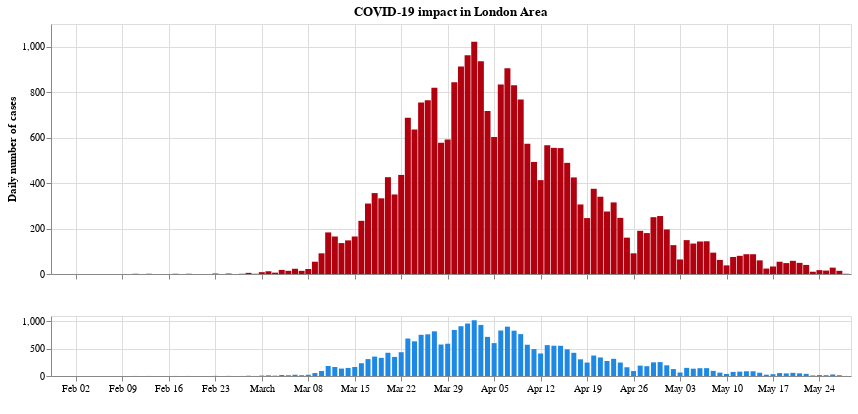

Notebook code cell kept with this figure:
### Code cell
brush = alt.selection(type="interval", encodings=["x"])

highlight = alt.selection(type="single", on="mouseover", fields=["date"], nearest=True)

base = (
    alt.Chart(df_london)
    .mark_bar(color="#1e88e5")
    .encode(alt.X("date:T"), alt.Y("new_cases:Q"))
    .properties(width=800, height=250)
)

upper = (
    base.encode(
        alt.X(
            "date:T",
            scale=alt.Scale(domain=brush),
            axis=alt.Axis(labels=False, title=" "),
        ),
        alt.Y("new_cases:Q", axis=alt.Axis(title="Daily number of cases")),
        color=alt.condition(~highlight, alt.value("#1e88e5"), alt.value("#b1010f")),
        size=alt.condition(~highlight, alt.value(3), alt.value(6)),
        tooltip=[
            alt.Tooltip("area_name:N", title="Area Name"),
            alt.Tooltip("date:T", title="Date"),
            alt.Tooltip("new_cases:Q", title="Daily new cases"),
            alt.Tooltip("total_cases:Q", title="Total cases"),
        ],
    )
    .properties(title="COVID-19 impact in London Area")
    .add_selection(highlight)
)

lower = (
    base.encode(
        alt.X("date:T", axis=alt.Axis(title=" ")),
        alt.Y("new_cases:Q", axis=alt.Axis(title=" ")),
        color=alt.condition(brush, alt.value("#1e88e5"), alt.value("lightgray")),
    )
    .properties(height=60)
    .add_selection(brush)
)

upper & lower

### Figure 1 — Vega-Lite specification as saved in the notebook (floating-point values rounded to 4 significant figures)
{"config": {"view": {"continuousWidth": 400, "continuousHeight": 300}}, "vconcat": [{"mark": {"type": "bar", "color": "#1e88e5"}, "encoding": {"color": {"condition": {"value": "#1e88e5", "selection": {"not": "selector002"}}, "value": "#b1010f"}, "size": {"condition": {"value": 3, "selection": {"not": "selector002"}}, "value": 6}, "tooltip": [{"type": "nominal", "field": "area_name", "title": "Area Name"}, {"type": "temporal", "field": "date", "title": "Date"}, {"type": "quantitative", "field": "new_cases", "title": "Daily new cases"}, {"type": "quantitative", "field": "total_cases", "title": "Total cases"}], "x": {"type": "temporal", "axis": {"labels": false, "title": " "}, "field": "date", "scale": {"domain": {"selection": "selector001"}}}, "y": {"type": "quantitative", "axis": {"title": "Daily number of cases"}, "field": "new_cases"}}, "height": 250, "selection": {"selector002": {"type": "single", "on": "mouseover", "fields": ["date"], "nearest": true}}, "title": "COVID-19 impact in London Area", "width": 800}, {"mark": {"type": "bar", "color": "#1e88e5"}, "encoding": {"color": {"condition": {"value": "#1e88e5", "selection": "selector001"}, "value": "lightgray"}, "x": {"type": "temporal", "axis": {"title": " "}, "field": "date"}, "y": {"type": "quantitative", "axis": {"title": " "}, "field": "new_cases"}}, "height": 60, "selection": {"selector001": {"type": "interval", "encodings": ["x"]}}, "width": 800}], "data": {"name": "data-5a487dcb07092a17a4c462339895b844"}, "$schema": "https://vega.github.io/schema/vega-lite/v4.8.1.json", "datasets": {"data-5a487dcb07092a17a4c462339895b844": [{"date": "2020-01-30T00:00:00", "area_name": "London", "new_cases": 0, "total_cases": 0}, {"date": "2020-01-31T00:00:00", "area_name": "London", "new_cases": 0, "total_cases": 0}, {"date": "2020-02-01T00:00:00", "area_name": "London", "new_cases": 0, "total_cases": 0}, {"date": "2020-02-02T00:00:00", "area_name": "London", "new_cases": 0, "total_cases": 0}, {"date": "2020-02-03T00:00:00", "area_name": "London", "new_cases": 0, "total_cases": 0}, {"date": "2020-02-04T00:00:00", "area_name": "London", "new_cases": 0, "total_cases": 0}, {"date": "2020-02-05T00:00:00", "area_name": "London", "new_cases": 0, "total_cases": 0}, {"date": "2020-02-06T00:00:00", "area_name": "London", "new_cases": 0, "total_cases": 0}, {"date": "2020-02-07T00:00:00", "area_name": "London", "new_cases": 0, "total_cases": 0}, {"date": "2020-02-08T00:00:00", "area_name": "London", "new_cases": 0, "total_cases": 0}, {"date": "2020-02-09T00:00:00", "area_name": "London", "new_cases": 0, "total_cases": 0}, {"date": "2020-02-10T00:00:00", "area_name": "London", "new_cases": 0, "total_cases": 0}, {"date": "2020-02-11T00:00:00", "area_name": "London", "new_cases": 1, "total_cases": 1}, {"date": "2020-02-12T00:00:00", "area_name": "London", "new_cases": 0, "total_cases": 1}, {"date": "2020-02-13T00:00:00", "area_name": "London", "new_cases": 1, "total_cases": 2}, {"date": "2020-02-14T00:00:00", "area_name": "London", "new_cases": 0, "total_cases": 2}, {"date": "2020-02-15T00:00:00", "area_name": "London", "new_cases": 0, "total_cases": 2}, {"date": "2020-02-16T00:00:00", "area_name": "London", "new_cases": 0, "total_cases": 2}, {"date": "2020-02-17T00:00:00", "area_name": "London", "new_cases": 1, "total_cases": 3}, {"date": "2020-02-18T00:00:00", "area_name": "London", "new_cases": 0, "total_cases": 3}, {"date": "2020-02-19T00:00:00", "area_name": "London", "new_cases": 1, "total_cases": 4}, {"date": "2020-02-20T00:00:00", "area_name": "London", "new_cases": 0, "total_cases": 4}, {"date": "2020-02-21T00:00:00", "area_name": "London", "new_cases": 0, "total_cases": 4}, {"date": "2020-02-22T00:00:00", "area_name": "London", "new_cases": 0, "total_cases": 4}, {"date": "2020-02-23T00:00:00", "area_name": "London", "new_cases": 2, "total_cases": 6}, {"date": "2020-02-24T00:00:00", "area_name": "London", "new_cases": 0, "total_cases": 6}, {"date": "2020-02-25T00:00:00", "area_name": "London", "new_cases": 2, "total_cases": 8}, {"date": "2020-02-26T00:00:00", "area_name": "London", "new_cases": 0, "total_cases": 8}, {"date": "2020-02-27T00:00:00", "area_name": "London", "new_cases": 1, "total_cases": 9}, {"date": "2020-02-28T00:00:00", "area_name": "London", "new_cases": 5, "total_cases": 14}, {"date": "2020-02-29T00:00:00", "area_name": "London", "new_cases": 1, "total_cases": 15}, {"date": "2020-03-01T00:00:00", "area_name": "London", "new_cases": 8, "total_cases": 23}, {"date": "2020-03-02T00:00:00", "area_name": "London", "new_cases": 12, "total_cases": 35}, {"date": "2020-03-03T00:00:00", "area_name": "London", "new_cases": 6, "total_cases": 41}, {"date": "2020-03-04T00:00:00", "area_name": "London", "new_cases": 18, "total_cases": 59}, {"date": "2020-03-05T00:00:00", "area_name": "London", "new_cases": 14, "total_cases": 73}, {"date": "2020-03-06T00:00:00", "area_name": "London", "new_cases": 23, "total_cases": 96}, {"date": "2020-03-07T00:00:00", "area_name": "London", "new_cases": 14, "total_cases": 110}, {"date": "2020-03-08T00:00:00", "area_name": "London", "new_cases": 22, "total_cases": 132}, {"date": "2020-03-09T00:00:00", "area_name": "London", "new_cases": 54, "total_cases": 186}, {"date": "2020-03-10T00:00:00", "area_name": "London", "new_cases": 91, "total_cases": 277}, {"date": "2020-03-11T00:00:00", "area_name": "London", "new_cases": 183, "total_cases": 460}, {"date": "2020-03-12T00:00:00", "area_name": "London", "new_cases": 165, "total_cases": 625}, {"date": "2020-03-13T00:00:00", "area_name": "London", "new_cases": 136, "total_cases": 761}, {"date": "2020-03-14T00:00:00", "area_name": "London", "new_cases": 148, "total_cases": 909}, {"date": "2020-03-15T00:00:00", "area_name": "London", "new_cases": 165, "total_cases": 1074}, {"date": "2020-03-16T00:00:00", "area_name": "London", "new_cases": 234, "total_cases": 1308}, {"date": "2020-03-17T00:00:00", "area_name": "London", "new_cases": 310, "total_cases": 1618}, {"date": "2020-03-18T00:00:00", "area_name": "London", "new_cases": 356, "total_cases": 1974}, {"date": "2020-03-19T00:00:00", "area_name": "London", "new_cases": 333, "total_cases": 2307}, {"date": "2020-03-20T00:00:00", "area_name": "London", "new_cases": 426, "total_cases": 2733}, {"date": "2020-03-21T00:00:00", "area_name": "London", "new_cases": 350, "total_cases": 3083}, {"date": "2020-03-22T00:00:00", "area_name": "London", "new_cases": 436, "total_cases": 3519}, {"date": "2020-03-23T00:00:00", "area_name": "London", "new_cases": 687, "total_cases": 4206}, {"date": "2020-03-24T00:00:00", "area_name": "London", "new_cases": 636, "total_cases": 4842}, {"date": "2020-03-25T00:00:00", "area_name": "London", "new_cases": 755, "total_cases": 5597}, {"date": "2020-03-26T00:00:00", "area_name": "London", "new_cases": 764, "total_cases": 6361}, {"date": "2020-03-27T00:00:00", "area_name": "London", "new_cases": 819, "total_cases": 7180}, {"date": "2020-03-28T00:00:00", "area_name": "London", "new_cases": 577, "total_cases": 7757}, {"date": "2020-03-29T00:00:00", "area_name": "London", "new_cases": 592, "total_cases": 8349}, {"date": "2020-03-30T00:00:00", "area_name": "London", "new_cases": 844, "total_cases": 9193}, {"date": "2020-03-31T00:00:00", "area_name": "London", "new_cases": 913, "total_cases": 10106}, {"date": "2020-04-01T00:00:00", "area_name": "London", "new_cases": 962, "total_cases": 11068}, {"date": "2020-04-02T00:00:00", "area_name": "London", "new_cases": 1022, "total_cases": 12090}, {"date": "2020-04-03T00:00:00", "area_name": "London", "new_cases": 936, "total_cases": 13026}, {"date": "2020-04-04T00:00:00", "area_name": "London", "new_cases": 717, "total_cases": 13743}, {"date": "2020-04-05T00:00:00", "area_name": "London", "new_cases": 603, "total_cases": 14346}, {"date": "2020-04-06T00:00:00", "area_name": "London", "new_cases": 834, "total_cases": 15180}, {"date": "2020-04-07T00:00:00", "area_name": "London", "new_cases": 905, "total_cases": 16085}, {"date": "2020-04-08T00:00:00", "area_name": "London", "new_cases": 831, "total_cases": 16916}, {"date": "2020-04-09T00:00:00", "area_name": "London", "new_cases": 768, "total_cases": 17684}, {"date": "2020-04-10T00:00:00", "area_name": "London", "new_cases": 573, "total_cases": 18257}, {"date": "2020-04-11T00:00:00", "area_name": "London", "new_cases": 493, "total_cases": 18750}, {"date": "2020-04-12T00:00:00", "area_name": "London", "new_cases": 413, "total_cases": 19163}, {"date": "2020-04-13T00:00:00", "area_name": "London", "new_cases": 566, "total_cases": 19729}, {"date": "2020-04-14T00:00:00", "area_name": "London", "new_cases": 555, "total_cases": 20284}, {"date": "2020-04-15T00:00:00", "area_name": "London", "new_cases": 554, "total_cases": 20838}, {"date": "2020-04-16T00:00:00", "area_name": "London", "new_cases": 489, "total_cases": 21327}, {"date": "2020-04-17T00:00:00", "area_name": "London", "new_cases": 425, "total_cases": 21752}, {"date": "2020-04-18T00:00:00", "area_name": "London", "new_cases": 306, "total_cases": 22058}, {"date": "2020-04-19T00:00:00", "area_name": "London", "new_cases": 246, "total_cases": 22304}, {"date": "2020-04-20T00:00:00", "area_name": "London", "new_cases": 375, "total_cases": 22679}, {"date": "2020-04-21T00:00:00", "area_name": "London", "new_cases": 340, "total_cases": 23019}, {"date": "2020-04-22T00:00:00", "area_name": "London", "new_cases": 275, "total_cases": 23294}, {"date": "2020-04-23T00:00:00", "area_name": "London", "new_cases": 315, "total_cases": 23609}, {"date": "2020-04-24T00:00:00", "area_name": "London", "new_cases": 247, "total_cases": 23856}, {"date": "2020-04-25T00:00:00", "area_name": "London", "new_cases": 160, "total_cases": 24016}, {"date": "2020-04-26T00:00:00", "area_name": "London", "new_cases": 91, "total_cases": 24107}, {"date": "2020-04-27T00:00:00", "area_name": "London", "new_cases": 190, "total_cases": 24297}, {"date": "2020-04-28T00:00:00", "area_name": "London", "new_cases": 180, "total_cases": 24477}, {"date": "2020-04-29T00:00:00", "area_name": "London", "new_cases": 250, "total_cases": 24727}, {"date": "2020-04-30T00:00:00", "area_name": "London", "new_cases": 255, "total_cases": 24982}, {"date": "2020-05-01T00:00:00", "area_name": "London", "new_cases": 196, "total_cases": 25178}, {"date": "2020-05-02T00:00:00", "area_name": "London", "new_cases": 127, "total_cases": 25305}, {"date": "2020-05-03T00:00:00", "area_name": "London", "new_cases": 64, "total_cases": 25369}, {"date": "2020-05-04T00:00:00", "area_name": "London", "new_cases": 149, "total_cases": 25518}, {"date": "2020-05-05T00:00:00", "area_name": "London", "new_cases": 134, "total_cases": 25652}, {"date": "2020-05-06T00:00:00", "area_name": "London", "new_cases": 143, "total_cases": 25795}, {"date": "2020-05-07T00:00:00", "area_name": "London", "new_cases": 144, "total_cases": 25939}, {"date": "2020-05-08T00:00:00", "area_name": "London", "new_cases": 94, "total_cases": 26033}, {"date": "2020-05-09T00:00:00", "area_name": "London", "new_cases": 62, "total_cases": 26095}, {"date": "2020-05-10T00:00:00", "area_name": "London", "new_cases": 38, "total_cases": 26133}, {"date": "2020-05-11T00:00:00", "area_name": "London", "new_cases": 75, "total_cases": 26208}, {"date": "2020-05-12T00:00:00", "area_name": "London", "new_cases": 80, "total_cases": 26288}, {"date": "2020-05-13T00:00:00", "area_name": "London", "new_cases": 87, "total_cases": 26375}, {"date": "2020-05-14T00:00:00", "area_name": "London", "new_cases": 87, "total_cases": 26462}, {"date": "2020-05-15T00:00:00", "area_name": "London", "new_cases": 60, "total_cases": 26522}, {"date": "2020-05-16T00:00:00", "area_name": "London", "new_cases": 24, "total_cases": 26546}, {"date": "2020-05-17T00:00:00", "area_name": "London", "new_cases": 33, "total_cases": 26579}, {"date": "2020-05-18T00:00:00", "area_name": "London", "new_cases": 54, "total_cases": 26633}, {"date": "2020-05-19T00:00:00", "area_name": "London", "new_cases": 48, "total_cases": 26681}, {"date": "2020-05-20T00:00:00", "area_name": "London", "new_cases": 58, "total_cases": 26739}, {"date": "2020-05-21T00:00:00", "area_name": "London", "new_cases": 49, "total_cases": 26788}, {"date": "2020-05-22T00:00:00", "area_name": "London", "new_cases": 40, "total_cases": 26828}, {"date": "2020-05-23T00:00:00", "area_name": "London", "new_cases": 10, "total_cases": 26838}, {"date": "2020-05-24T00:00:00", "area_name": "London", "new_cases": 17, "total_cases": 26855}, {"date": "2020-05-25T00:00:00", "area_name": "London", "new_cases": 15, "total_cases": 26870}, {"date": "2020-05-26T00:00:00", "area_name": "London", "new_cases": 28, "total_cases": 26898}, {"date": "2020-05-27T00:00:00", "area_name": "London", "new_cases": 14, "total_cases": 26912}, {"date": "2020-05-28T00:00:00", "area_name": "London", "new_cases": 1, "total_cases": 26913}]}}
